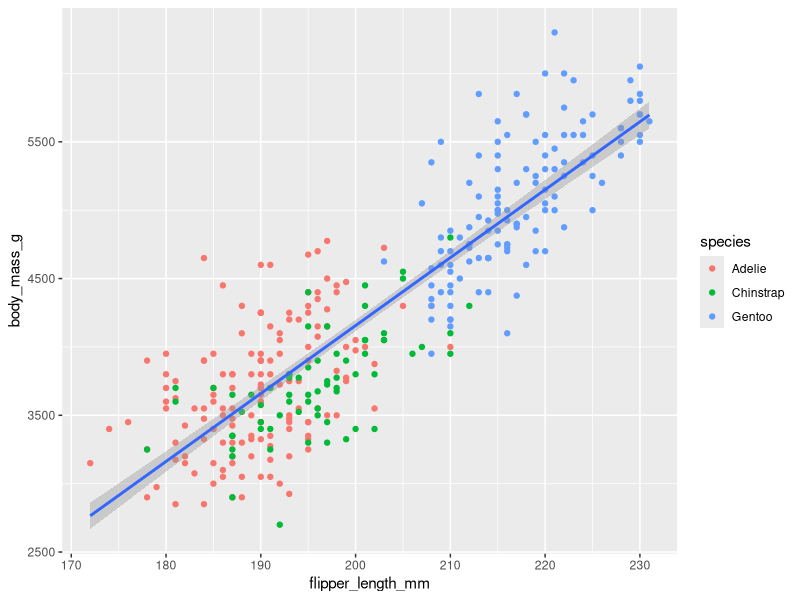
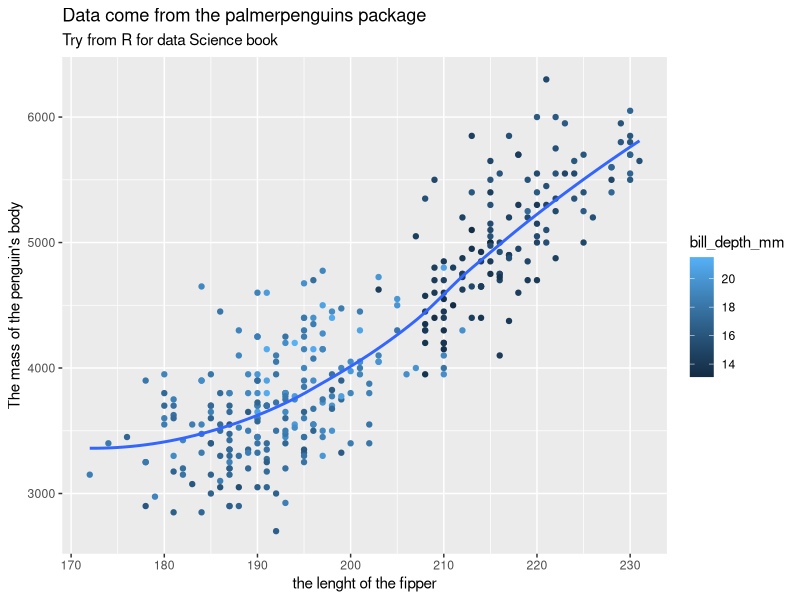
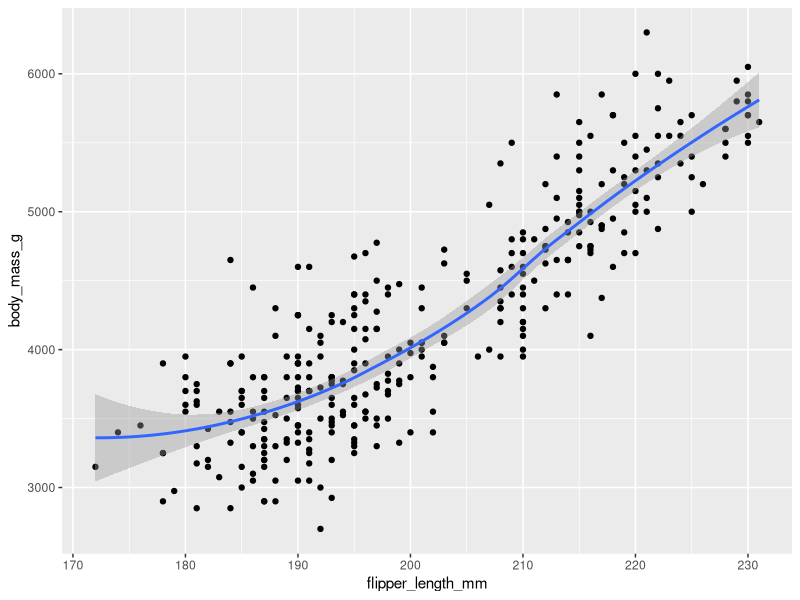
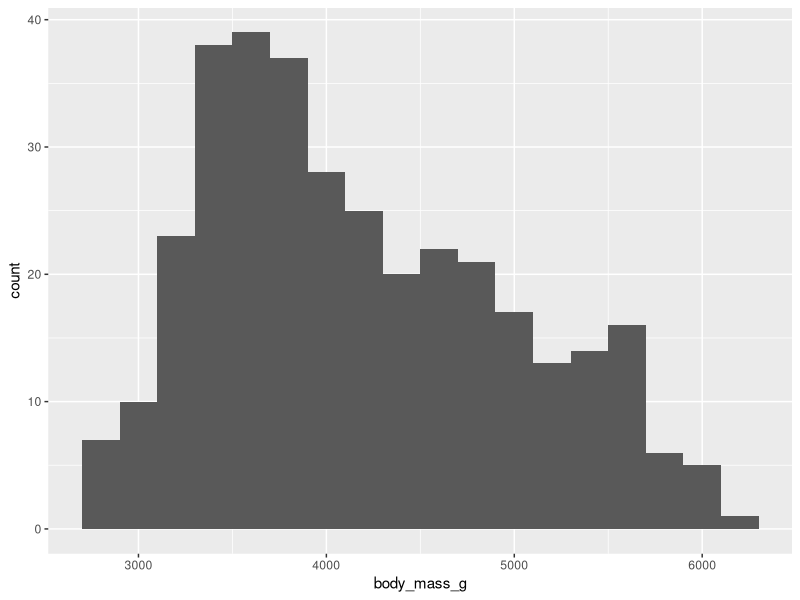

The R script that drew these images, in order:
install.packages("palmerpenguins")
install.packages("ggthemes")
library(tidyverse)
library(palmerpenguins)
library(ggthemes)
palmerpenguins::penguins
View(penguins)

ggplot(
  data = penguins,
  mapping = aes(x = flipper_length_mm, y = body_mass_g)
)+
  geom_point(mapping = aes(color=species))+
  geom_smooth(method="lm")


ggplot(data = penguins, mapping=aes(x=flipper_length_mm,y=body_mass_g)) + 
  geom_point(mapping = aes(color=bill_depth_mm), na.rm=T)+
  labs(title = "Data come from the palmerpenguins package", 
       subtitle = "Try from R for data Science book", x= "the lenght of the fipper",
       y="The mass of the penguin's body")+
  geom_smooth(se=F, na.rm=T)
  
ggplot(penguins,aes(x = flipper_length_mm, y = body_mass_g)
) +
  geom_point() +
  geom_smooth()

penguins |> 
  ggplot(aes(x=body_mass_g))+
  geom_histogram(na.rm=T, binwidth = 200)
